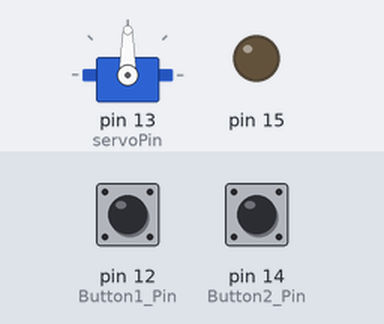
Simulated run of this sketch. Board: Arduino Uno, built with avr-gcc and run on an emulated ATmega328P. Parts: servo, output pins drawn as LEDs (lit = HIGH). Inputs (shaded band) come from the test bench; at power-on: pin 12 (Button1_Pin) LOW, pin 14 (Button2_Pin) LOW. What the sketch prints to the serial monitor is not drawn.

Above: at 1.2 s.
1.3 s: pin 12 (Button1_Pin) pulled HIGH for 0.15 s
At 1.9 s:
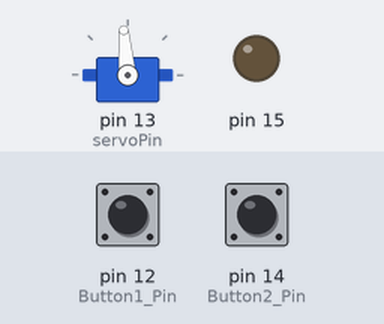
2.9 s: pin 12 (Button1_Pin) pulled HIGH for 1 s
At 3.2 s:
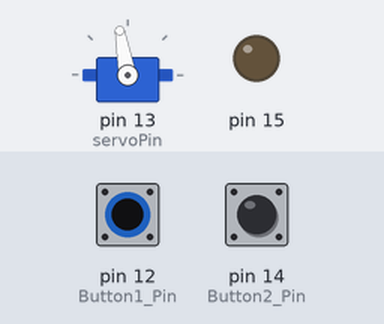
5.4 s: pin 14 (Button2_Pin) pulled HIGH for 0.15 s
At 6.3 s:
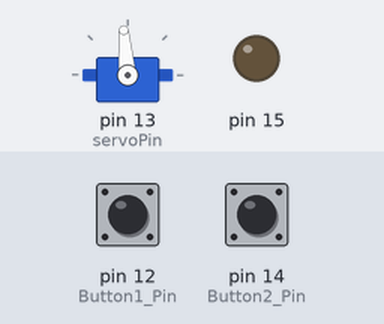
7.0 s: pin 12 (Button1_Pin) pulled HIGH for 3.2 s
At 7.5 s:
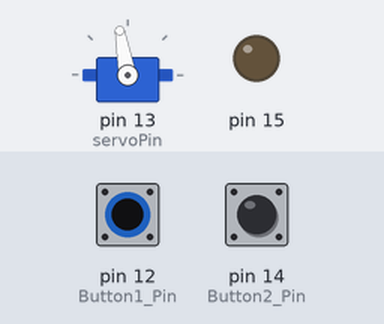
11.7 s: pin 12 (Button1_Pin) pulsed HIGH 5 times (0.12 s each, 0.3 s apart)
At 13.2 s:
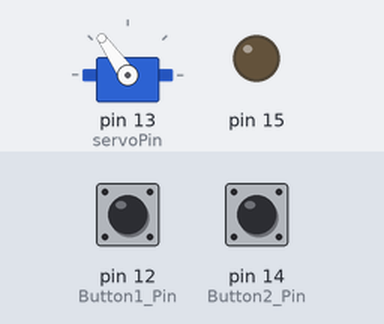
14.7 s: pin 12 (Button1_Pin) pulsed HIGH 5 times (0.12 s each, 0.3 s apart)
At 16.7 s:
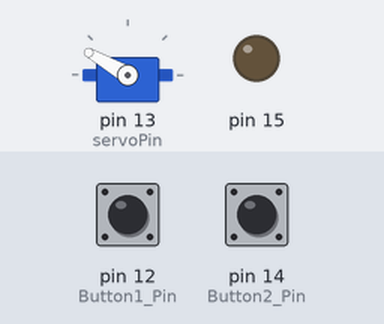
Timing chart, 0 to 18.2 s (numbered marks = the images above; inputs shaded):
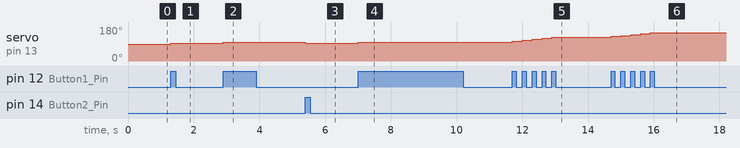

The sketch:

wk4_hw2.ino
```cpp
#include <Servo.h>  //匯入函式庫
Servo myservo;  // 建立伺服馬達控制
bool win=1;
const int servoPin = 13;  //用常態變數設定pin腳位，與之前define方式差不多
int pos = 90; //角度初始在中間，設定為90度

const int Button1_Pin = 12, Button2_Pin = 14; //紀錄兩按鈕腳位
bool btn1_Pressed = false, btn2_Pressed = false;  //紀錄兩按鈕按壓狀態

void setup() {
  Serial.begin(115200);//序列阜連線速率(鮑率)

  myservo.attach(servoPin);  // 將伺服馬達連接的GPIO pin連接伺服物件
  myservo.write(90);  //角度初始在中間，設定為90度
   pinMode(15,OUTPUT);
   pinMode(Button1_Pin, INPUT);
   pinMode(Button2_Pin, INPUT);

}

void loop() {
  if(win==1){
  //Player 1
  if(digitalRead(Button1_Pin) == HIGH && btn1_Pressed == false){
    btn1_Pressed = true;
    pos += 5; //角度加五度
  }
  else if(digitalRead(Button1_Pin) == LOW && btn1_Pressed == true){
    btn1_Pressed = false;
  }

  //Player 2
  if(digitalRead(Button2_Pin) == HIGH && btn2_Pressed == false){
    btn2_Pressed = true;
    pos -= 5; //角度減五度
  }
  else if(digitalRead(Button2_Pin) == LOW && btn2_Pressed == true){
    btn2_Pressed = false;
  }
  Serial.println(pos);
  myservo.write(pos); //設定角度
  }
  if(pos==180||pos==0){
      win=0;
      digitalWrite(15,HIGH);
      delay(1000);
      }
 if(digitalRead(Button1_Pin) == HIGH && digitalRead(Button2_Pin) == HIGH){
    digitalWrite(15,LOW);
    pos = 90;
    myservo.write(pos);
    win=1;
  }

}
```

Measured:
- after the input at 1.3 s, servo on pin 13 (servoPin): 90° → 95° at once
- after the input at 2.9 s, servo on pin 13 (servoPin): 95° → 100° at once
- after the input at 5.4 s, servo on pin 13 (servoPin): 100° → 95° at once
- after the input at 7.0 s, servo on pin 13 (servoPin): 95° → 100° at once
- after the input at 11.7 s, servo on pin 13 (servoPin): moves from 100° to 125° over 1.2 s, starting at once
- after the input at 14.7 s, servo on pin 13 (servoPin): moves from 125° to 150° over 1.2 s, starting at once
